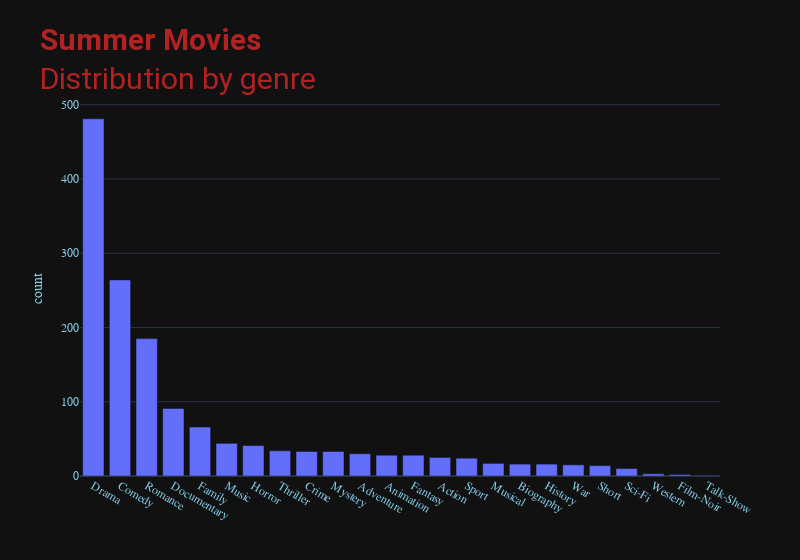

The notebook cell this image was saved under:
### Code cell
fig = px.bar(
    by_genders,
    x="genres",
    y="count",
    width=800,
    title= "<b>Summer Movies</b><br>Distribution by genre",
    template = 'plotly_dark')
fig.update_xaxes(title_text = '')
fig.update_layout(
    font_family="Courier New",
    font_color="skyblue",
    title_font_family="Roboto",
    title_font_size = 30,
    title_font_color="firebrick")
fig.show()

### Figure 1 — Plotly figure (JSON) as saved in the notebook; plotly's stock layout.template omitted (floating-point values rounded to 4 significant figures)
{"data": [{"alignmentgroup": "True", "hovertemplate": "genres=%{x}<br>count=%{y}<extra></extra>", "legendgroup": "", "marker": {"color": "#636efa", "pattern": {"shape": ""}}, "name": "", "offsetgroup": "", "orientation": "v", "showlegend": false, "textposition": "auto", "type": "bar", "x": ["Drama", "Comedy", "Romance", "Documentary", "Family", "Music", "Horror", "Thriller", "Crime", "Mystery", "Adventure", "Animation", "Fantasy", "Action", "Sport", "Musical", "Biography", "History", "War", "Short", "Sci-Fi", "Western", "Film-Noir", "Talk-Show"], "xaxis": "x", "y": [481, 264, 185, 91, 66, 44, 41, 34, 33, 33, 30, 28, 28, 25, 24, 17, 16, 16, 15, 14, 10, 3, 2, 1], "yaxis": "y"}], "layout": {"barmode": "relative", "font": {"color": "skyblue", "family": "Courier New"}, "legend": {"tracegroupgap": 0}, "title": {"font": {"color": "firebrick", "family": "Roboto", "size": 30}, "text": "<b>Summer Movies</b><br>Distribution by genre"}, "width": 800, "xaxis": {"anchor": "y", "domain": [0, 1], "title": {"text": ""}}, "yaxis": {"anchor": "x", "domain": [0, 1], "title": {"text": "count"}}}}
